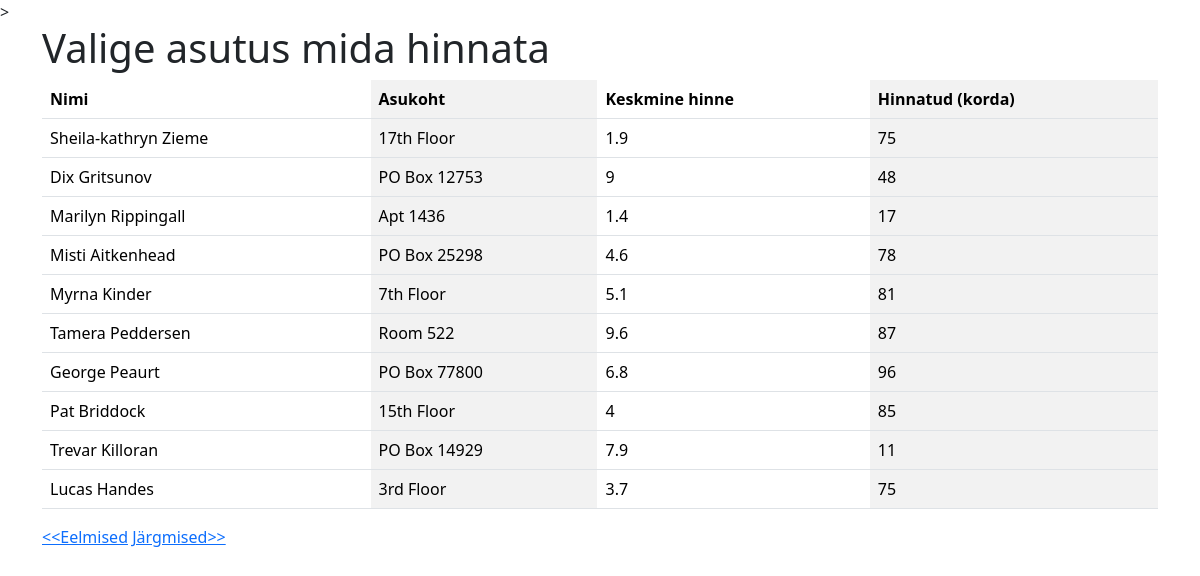
Screenshot of /kohvikud/index.php?next=10 with the database file from the repository.
### tables this page shows
CREATE TABLE `toidukohad` (
  `ID` int(6) NOT NULL,
  `nimi` varchar(255) NOT NULL,
  `asukoht` varchar(255) NOT NULL,
  `keskmine_hinne` double NOT NULL,
  `hinnatud` int(6) NOT NULL
);

### kohvikud/index.php (the view, shortened to what this page needs)
<?php include ("config.php"); ?>
><!doctype html>
<html lang="et">
  <head>
    <link href="https://cdn.jsdelivr.net/npm/bootstrap@5.3.3/dist/css/bootstrap.min.css" rel="stylesheet">
  </head>
  <body>
    <?php
    if (!empty($_GET["s"])) {
        $s = $_GET["s"];
        $paring = 'SELECT * FROM toidukohad WHERE nimi LIKE "%'.$s.'%" ';
    } else {
        if (isset($_GET['next'])) {
            $algus = $_GET['next'];
        }
        else if (isset($_GET['prev'])) {
            $algus = $_GET['prev']-10;
        } else {
            $algus = -10;
        }
            $algus += 10;
            $lopp = $algus - 10;
    $paring = " SELECT * FROM toidukohad LIMIT $algus,10";
}
     $valjund = mysqli_query ($yhendus, $paring);
?>
    <div class="container">
        <h1>Valige asutus mida hinnata</h1>
            <table class="table tabel-sm table-striped-columns">
                <tr>
                    <th>Nimi</th>
                    <th>Asukoht</th>
                    <th>Keskmine hinne</th>
                    <th>Hinnatud (korda)</th>
        </tr>
        <?php
     while ($rida = mysqli_fetch_assoc ($valjund)){
        ?>
        <tr>
                    <td><?php echo $rida['nimi']; ?></td>
                    <td><?php echo $rida['asukoht']; ?></td>
                    <td><?php echo $rida['keskmine_hinne']; ?></td>
                    <td><?php echo $rida['hinnatud']; ?></td>
        </tr>
        <?php
     }
        ?>
</table>
        <a href="?prev=<?php echo $lopp;  ?>">&lt;&lt;Eelmised</a>
        <a href="?next=<?php echo $algus;  ?>">Järgmised&gt;&gt;</a>
    </div>
  </body>
</html>

### rows the page displays
toidukohad: nimi "Sheila-kathryn Zieme", asukoht "17th Floor", keskmine_hinne "1.9", hinnatud "75"
toidukohad: nimi "Dix Gritsunov", asukoht "PO Box 12753", keskmine_hinne "9", hinnatud "48"
toidukohad: nimi "Marilyn Rippingall", asukoht "Apt 1436", keskmine_hinne "1.4", hinnatud "17"
toidukohad: nimi "Misti Aitkenhead", asukoht "PO Box 25298", keskmine_hinne "4.6", hinnatud "78"
toidukohad: nimi "Myrna Kinder", asukoht "7th Floor", keskmine_hinne "5.1", hinnatud "81"
toidukohad: nimi "Tamera Peddersen", asukoht "Room 522", keskmine_hinne "9.6", hinnatud "87"
toidukohad: nimi "George Peaurt", asukoht "PO Box 77800", keskmine_hinne "6.8", hinnatud "96"
toidukohad: nimi "Pat Briddock", asukoht "15th Floor", keskmine_hinne "4", hinnatud "85"
toidukohad: nimi "Trevar Killoran", asukoht "PO Box 14929", keskmine_hinne "7.9", hinnatud "11"
toidukohad: nimi "Lucas Handes", asukoht "3rd Floor", keskmine_hinne "3.7", hinnatud "75"
